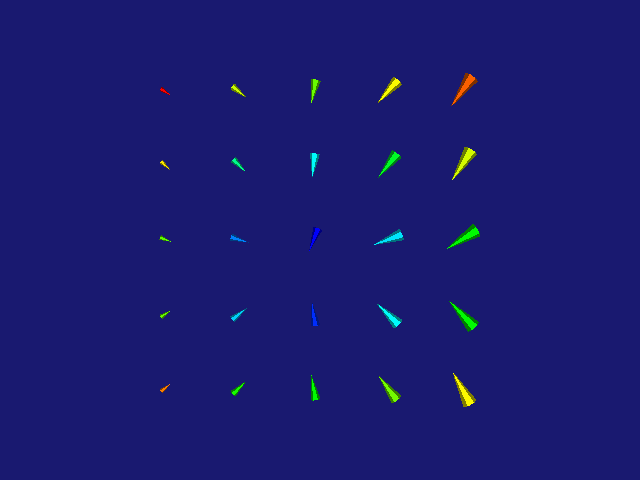

Recreate this plot in Python.
#!/usr/bin/env python

# Demonstrate range clamping with vtkGlyph3D to enforce minimum glyph sizes.

# Factory overrides: importing these modules registers the OpenGL rendering
# and interaction style implementations for vtkRenderingCore factory classes.
import vtkmodules.vtkInteractionStyle  # noqa: F401
import vtkmodules.vtkRenderingOpenGL2  # noqa: F401

# VTK pipeline classes used in this example
from vtkmodules.vtkFiltersCore import (
    vtkElevationFilter,
    vtkGlyph3D,
)
from vtkmodules.vtkFiltersSources import vtkConeSource
from vtkmodules.vtkImagingCore import vtkRTAnalyticSource
from vtkmodules.vtkImagingGeneral import vtkImageGradient
from vtkmodules.vtkRenderingCore import (
    vtkActor,
    vtkPolyDataMapper,
    vtkRenderWindow,
    vtkRenderWindowInteractor,
    vtkRenderer,
)

# Colors (normalized RGB)
midnight_blue = (0.098, 0.098, 0.439)

# Source: generate a 2D wavelet image with scalar data
rt = vtkRTAnalyticSource()
rt.SetWholeExtent(-2, 2, -2, 2, 0, 0)

# Filter: compute gradient of RTData to produce a vector attribute
grad = vtkImageGradient()
grad.SetDimensionality(3)
grad.SetInputConnection(rt.GetOutputPort())

# Filter: add an elevation scalar that varies smoothly across the domain
elev = vtkElevationFilter()
elev.SetLowPoint(-2, 0, 0)
elev.SetHighPoint(2, 0, 0)
elev.SetInputConnection(grad.GetOutputPort())

# Source: cone geometry used as the glyph shape
cone = vtkConeSource()
cone.SetRadius(0.1)
cone.SetHeight(0.5)

# Filter: place oriented and scaled cone glyphs at each point
glyph = vtkGlyph3D()
glyph.SetInputConnection(elev.GetOutputPort())
glyph.SetSourceConnection(cone.GetOutputPort())
glyph.ScalingOn()
glyph.SetScaleModeToScaleByScalar()
glyph.SetVectorModeToUseVector()
glyph.OrientOn()
glyph.ClampingOn()
glyph.SetScaleFactor(1)
glyph.SetRange(-0.5, 1)
glyph.SetInputArrayToProcess(0, 0, 0, 0, "Elevation")
glyph.SetInputArrayToProcess(1, 0, 0, 0, "RTDataGradient")
glyph.SetInputArrayToProcess(3, 0, 0, 0, "RTData")
glyph.Update()

# Mapper: color glyphs by RTData
coloring_by = "RTData"
mapper = vtkPolyDataMapper()
mapper.SetInputConnection(glyph.GetOutputPort())
mapper.SetScalarModeToUsePointFieldData()
mapper.SetColorModeToMapScalars()
mapper.ScalarVisibilityOn()
mapper.SetScalarRange(
    glyph.GetOutputDataObject(0).GetPointData().GetArray(coloring_by).GetRange()
)
mapper.SelectColorArray(coloring_by)

# Actor: assign the mapped geometry
actor = vtkActor()
actor.SetMapper(mapper)

# Renderer: assemble the scene
renderer = vtkRenderer()
renderer.AddActor(actor)
renderer.SetBackground(midnight_blue)

# Window: display the rendered scene
render_window = vtkRenderWindow()
render_window.AddRenderer(renderer)
render_window.SetWindowName("clamp glyph sizes")
render_window.SetMultiSamples(0)
render_window.SetSize(640, 480)

# Scene: configure camera
renderer.ResetCamera()

# Interactor: handle mouse and keyboard events
render_window_interactor = vtkRenderWindowInteractor()
render_window_interactor.SetRenderWindow(render_window)

# Launch the interactive visualization
render_window_interactor.Initialize()
render_window_interactor.Start()
